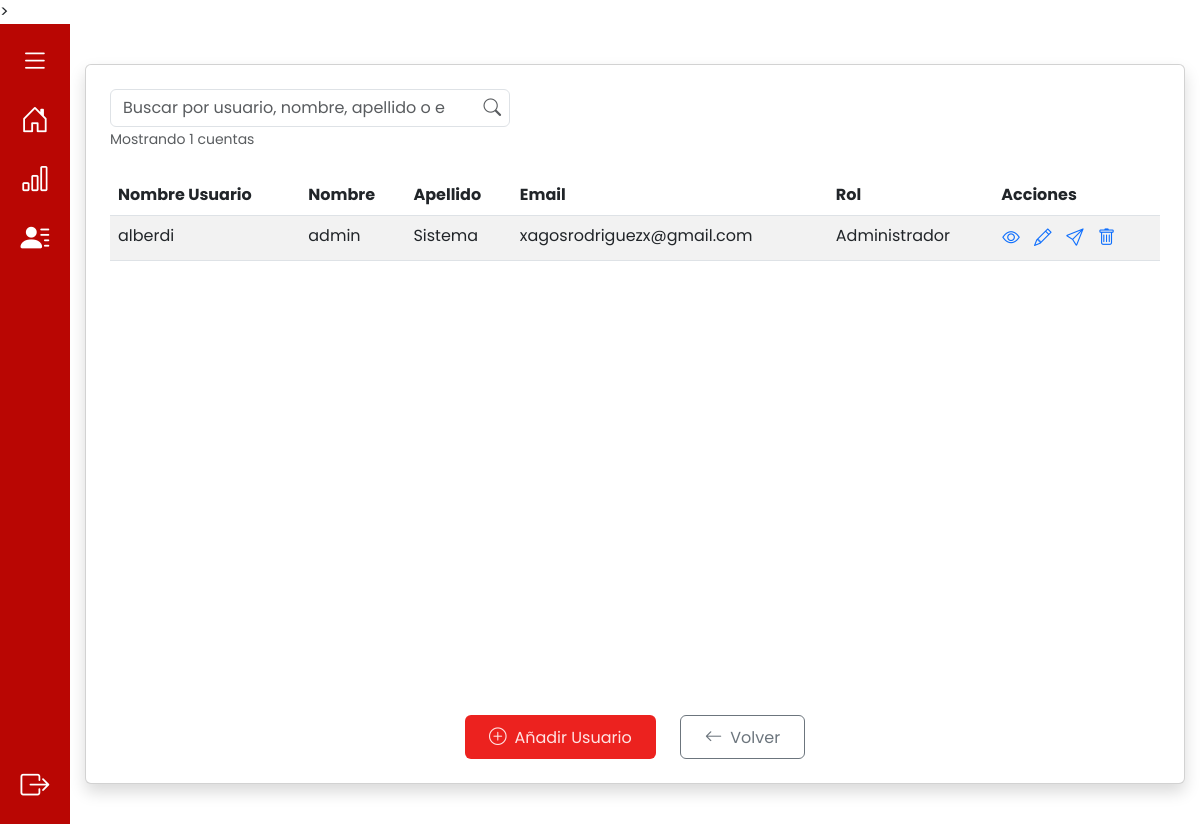
Page /cuentas/ (signed in) on the earlier database version.
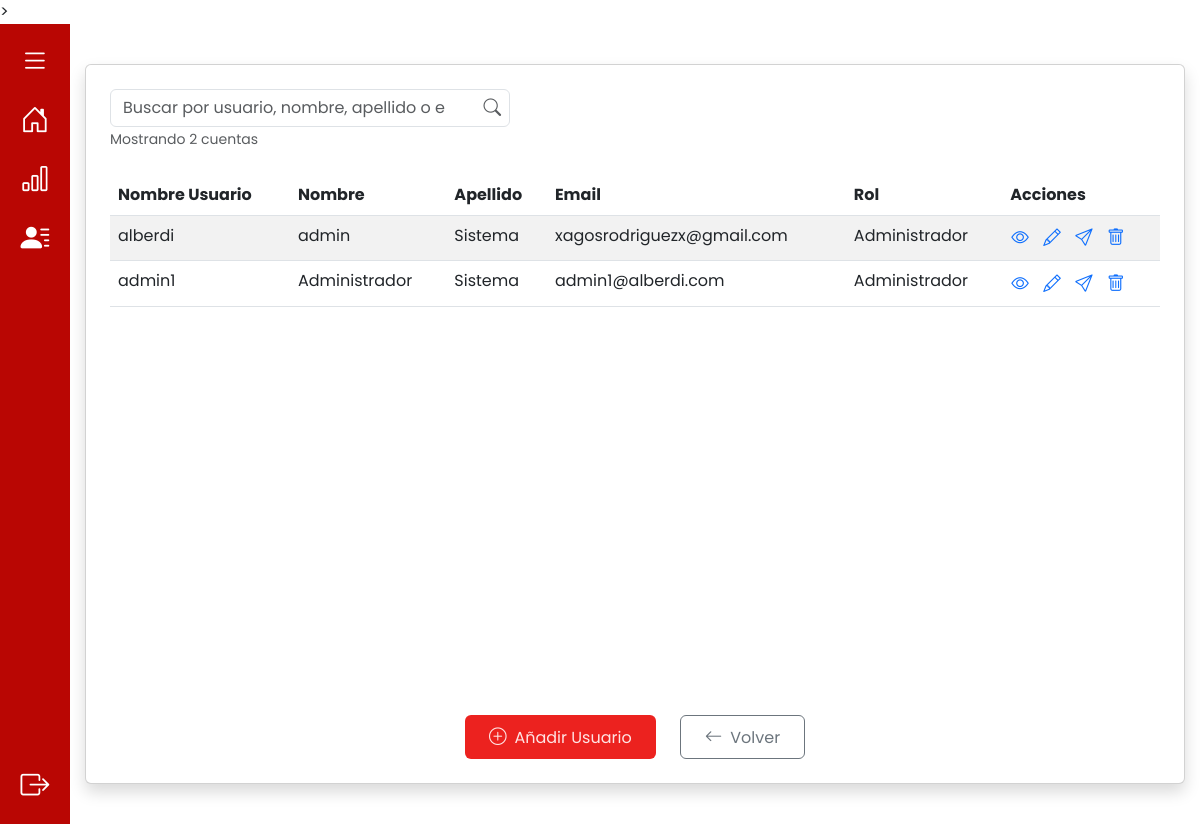
Same page on the later database version.
### app/models.py (models this page shows, shortened)
class Cuenta(db.Model):
    __tablename__ = 'cuenta'
    nombre_usuario = db.Column(db.String(10), primary_key=True)
    email = db.Column(db.String(50), unique=True, nullable=False)
    nombre = db.Column(db.String(20), nullable=False)
    apellido = db.Column(db.String(20), nullable=False)
    password_hash = db.Column(db.String(255), nullable=False)
    email_verificado = db.Column(db.Boolean, default=False)
    fecha_creacion = db.Column(db.DateTime, default=datetime.utcnow, nullable=False)
    ultimo_acceso = db.Column(db.DateTime, nullable=True)
    eventos = db.relationship('Evento', back_populates='usuario', cascade="all, delete-orphan")
    pagos = db.relationship('Pago', back_populates='usuario', cascade="all, delete-orphan")
    administrador = db.relationship('Administrador', back_populates='cuenta', uselist=False)
    def es_administrador(self):
        return Administrador.query.filter_by(nombre_usuario=self.nombre_usuario).first() is not None

### app/routes/cuentas_routes.py (the view)
@cuentas_bp.route("/")
@login_required
@admin_required
def cuentas():
    cuentas = Cuenta.query.all()
    admins = {admin.nombre_usuario for admin in Administrador.query.all()}
    cuentas_con_rol = []
    for cuenta in cuentas:
        rol = "Administrador" if cuenta.nombre_usuario in admins else "Usuario"
        cuentas_con_rol.append({
            "nombre_usuario": cuenta.nombre_usuario,
            "nombre": cuenta.nombre,
            "apellido": cuenta.apellido,
            "email": cuenta.email,
            "rol": rol
        })
    return render_template('cuentas.html', list_cuentas=cuentas_con_rol)

### app/templates/cuentas.html (shortened to what the changed rows need)
{% extends 'base.html' %} {% block title %} Cuentas {% endblock %} {% block
content %}
<div
  class="d-flex justify-content-center align-items-center"
  style="height: 100vh"
>
  <div
    class="card d-flex flex-column shadow p-4 w-100"
    style="width: 80vw; max-width: 1100px; height: 90vh"
  >
    <div class="row">
      <div class="mb-4 w-100">
        <div class="position-relative w-100" style="max-width: 400px">
          <input
            type="search"
            id="inputBusqueda"
            class="form-control pe-5"
            placeholder="Buscar por usuario, nombre, apellido o email..."
            autocomplete="off"
          />
          <button
            type="button"
            id="btnBuscar"
            class="btn btn-link position-absolute top-50 end-0 translate-middle-y me-2 p-0 text-muted"
          >
          </button>
        </div>
        <small class="text-muted" id="contadorResultados">
          Mostrando {{ list_cuentas|length }} cuentas
        </small>
      </div>
    </div>
    <div class="row flex-grow-1 overflow-auto">
      <div class="col-12">
        <table class="table table-striped table-hover w-100">
          <thead>
            <tr>
              <th>Nombre Usuario</th>
              <th>Nombre</th>
              <th>Apellido</th>
              <th>Email</th>
              <th>Rol</th>
              <th>Acciones</th>
            </tr>
          </thead>
          <tbody id="tbodyCuentas">
            {% if list_cuentas %} {% for cuenta in list_cuentas %}
            <tr>
              <td>{{ cuenta.nombre_usuario }}</td>
              <td>{{ cuenta.nombre }}</td>
              <td>{{ cuenta.apellido }}</td>
              <td>{{ cuenta.email }}</td>
              <td>{{ cuenta.rol }}</td>
              <td class="acciones">
                <button
                  type="button"
                  class="btn btn-link p-0 text-decoration-none ver-detalles-btn"
                  data-usuario="{{ cuenta.nombre_usuario }}"
                  title="Ver detalles"
                >
                  <i class="bi bi-eye"></i>
                </button>
                <button
                  type="button"
                  class="btn btn-link p-0 text-decoration-none ms-2 editar-cuenta-btn"
                  data-usuario="{{ cuenta.nombre_usuario }}"
                  title="Editar"
                >
                  <i class="bi bi-pencil"></i>
                </button>
                {% if not cuenta.email_verificado %}
                <button
                  type="button"
                  class="btn btn-link p-0 text-decoration-none ms-2 reenviar-verificacion-btn"
                  data-usuario="{{ cuenta.nombre_usuario }}"
                  data-email="{{ cuenta.email }}"
                  title="Reenviar verificación"
                >
                  <i class="bi bi-send"></i>
                </button>
                {% endif %}
                <form
                  action="{{ url_for('cuentas.eliminar_cuenta', nombre_usuario=cuenta.nombre_usuario) }}"
                  method="POST"
                  style="display: inline"
                  class="ms-2"
                  onsubmit="return confirm('¿Estás seguro de eliminar la cuenta de {{ cuenta.nombre_usuario }}?');"
                >
                  <button
                    type="submit"
                    class="btn btn-link p-0 text-decoration-none"
                    title="Eliminar"
                  >
                    <i class="bi bi-trash"></i>
                  </button>
                </form>
              </td>
            </tr>
            {% endfor %} {% else %}
            <tr>
              <td colspan="7" class="text-center">No hay usuarios cargados</td>
            </tr>
            {% endif %}
          </tbody>
        </table>
      </div>
    </div>
  </div>
</div>
{% endblock %}

Differences in the rows shown:
added Cuenta: nombre_usuario "admin1", nombre "Administrador", apellido "Sistema", email "admin1@alberdi.com", rol "Administrador"
Other differences:
{{ list_cuentas|length }}: "1" → "2"
